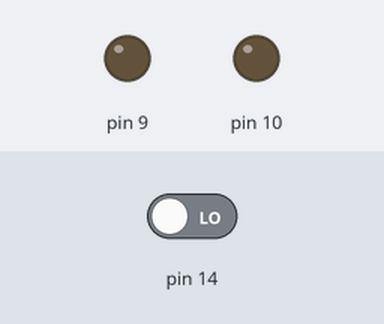
Recording of a sketch running on a simulated Arduino Uno, built with avr-gcc and run on an emulated ATmega328P. Shown: output pins drawn as LEDs (lit = HIGH). Inputs (shaded band) come from the test bench; at power-on: pin 14 LOW.

Above: at 1.2 s.
1.3 s: pin 14 driven HIGH
At 2.6 s:
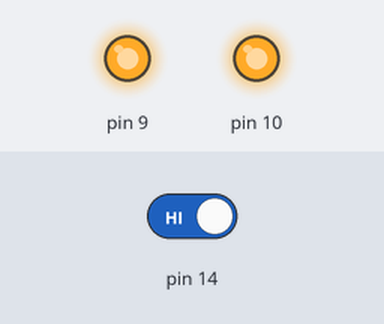
Timing chart, 0 to 4.3 s (numbered marks = the images above; inputs shaded):
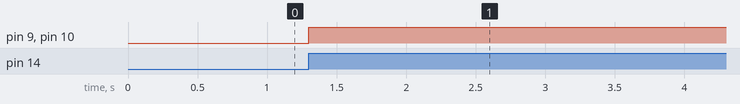

The sketch:

verySimpleAlarm.ino
```cpp
// Code for App: VerySimpleAlarm
// Pin Allocation for VerySimpleAlarm

void setup() {
    pinMode(14, INPUT);
    pinMode(9, OUTPUT);
    digitalWrite(9, LOW);
    pinMode(10, OUTPUT);
    digitalWrite(10, LOW);
}

void alarmOff() {
    if (digitalRead(14) == HIGH) {
        alarmOn();
    }
}

void alarmOn() {
    digitalWrite(9, HIGH);
    digitalWrite(10, HIGH);
    if (digitalRead(14) == LOW) {
        alarmOff();
    }
}

void loop() {
  alarmOff();
}
```

Measured:
- after the input at 1.3 s, pin 9, pin 10: LOW → HIGH at once
